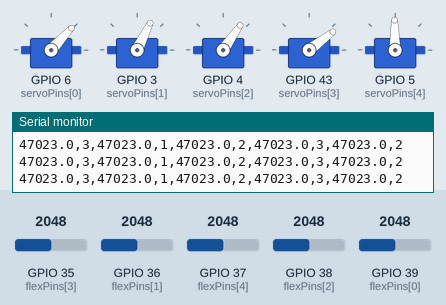
Simulated run of this sketch. Board: ESP32. Parts: 5 × servo, the last lines printed to the serial monitor. Inputs (shaded band) come from the test bench; at power-on: GPIO 36 (flexPins[1]) = 2048, GPIO 37 (flexPins[4]) = 2048, GPIO 35 (flexPins[3]) = 2048, GPIO 38 (flexPins[2]) = 2048, GPIO 39 (flexPins[0]) = 2048. Servo pulses on a pin are drawn as a servo (544–2400 µs = 0–180°).

Above: at 2.2 s.
2.3 s: GPIO 36 (flexPins[1]) set to 2257
3.8 s: GPIO 36 (flexPins[1]) set to 2364
At 4.4 s:
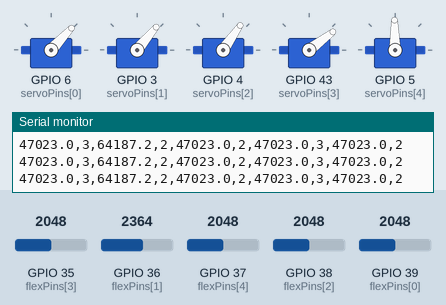
5.3 s: GPIO 37 (flexPins[4]) set to 2171
8.3 s: GPIO 37 (flexPins[4]) set to 2225
At 8.8 s:
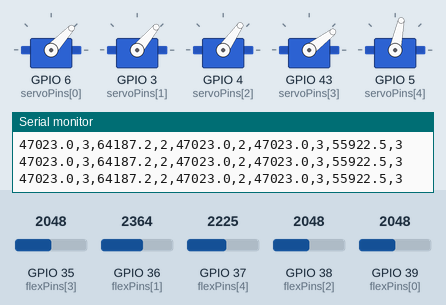
9.8 s: GPIO 35 (flexPins[3]) set to 1463
11.3 s: GPIO 35 (flexPins[3]) set to 1356
At 11.6 s:
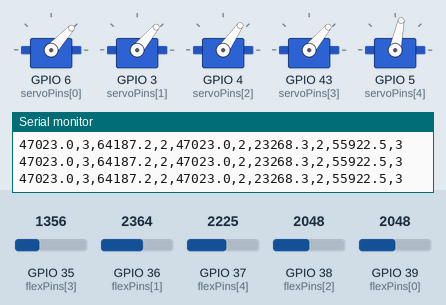
Timing chart, 0 to 13.8 s (numbered marks = the images above; inputs shaded):
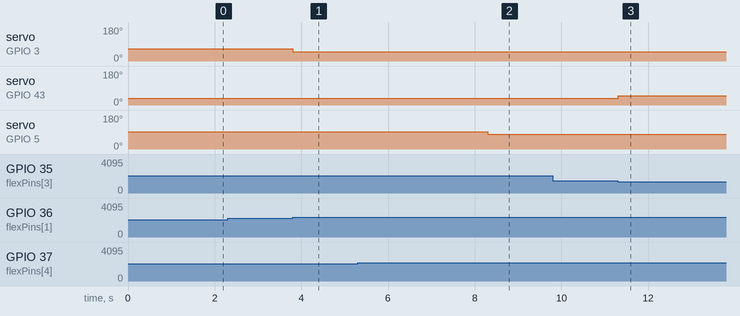

The sketch:

glove_continues_stream.ino
```cpp
#include <Arduino.h>

// ========================================================
//                  SYSTEM CONFIGURATION
// ========================================================
constexpr int NUM_FLEX = 5;
// REORDERED PINS: f0(A3), f1(A0), f2(A2), f3(A7), f4(A1)
int flexPins[NUM_FLEX] = {A3, A0, A2, A7, A1};
// Reordered servos to stay paired with their respective fingers:
int servoPins[NUM_FLEX] = {D5, D2, D3, D6, D4};
int pwmChannels[NUM_FLEX] = {0, 1, 2, 3, 4};

constexpr float R_FIXED = 47000.0f;
constexpr float V_IN = 3.3f;

// ========================================================
//        SERVO CALIBRATION (MANUAL OFFSETS)
// ========================================================
// Reordered offsets to match the new finger order
int servoOffsets[NUM_FLEX] = {90, 80, 85, 80, 120};
const int SERVO_STATES[4] = {0, -13, -27, -40};
int currentStates[NUM_FLEX] = {0, 0, 0, 0, 0};

//אצבע משולשת לתקן כיול
//זרת לתקן כיול
// לשנות זוויות בעבור אצבע המורה
// אצבע המורה לתקן כיול

// ========================================================
//        CALIBRATED THRESHOLDS & HYSTERESIS
// ========================================================
// Statistically calculated Thresholds (Reordered to match new pins)
// float THRESHOLDS[NUM_FLEX][3] = {
//   {28157.5f, 32627.5f, 42820.8f}, // f0 (A3)
//   {38406.8f, 49937.3f, 75488.9f}, // f1 (A0)
//   {20396.7f, 27556.0f, 44790.9f}, // f2 (A2)
//   {13922.7f, 17090.8f, 26576.7f}, // f3 (A7)
//   {22969.2f, 30980.6f, 47308.5f}  // f4 (A1)
// };

// // Expanded Hysteresis Matrix (Reordered to match new pins)
// float HYSTERESIS[NUM_FLEX][3] = {
//   {3310.0f,  935.5f,  9082.1f},   // f0 (A3)
//   {1878.9f, 9429.3f, 14966.5f},   // f1 (A0)
//   {1488.4f, 5537.5f, 11153.6f},   // f2 (A2)
//   { 927.4f, 2185.0f,  7134.9f},   // f3 (A7)
//   {3367.6f, 3961.3f, 12128.7f}    // f4 (A1)
// };

float THRESHOLDS[NUM_FLEX][3] = {
  {26485.3f, 32603.6f, 40369.7f}, // f0 (A3)
  {37688.6f, 53299.8f, 77914.6f}, // f1 (A0)
  {20447.2f, 30992.2f, 46028.6f}, // f2 (A2)
  {15006.7f, 20655.7f, 29523.2f}, // f3 (A7)
  {23089.4f, 33341.3f, 46980.6f}  // f4 (A1)
};

float HYSTERESIS[NUM_FLEX][3] = {
  {3169.5f, 1543.5f, 4551.7f}, // f0 (A3)
  {6214.7f, 7303.7f, 14451.8f}, // f1 (A0)
  {3850.7f, 5570.2f, 7433.3f}, // f2 (A2)
  {2289.7f, 2777.2f, 5202.9f}, // f3 (A7)
  {4388.2f, 4579.6f, 7535.8f}  // f4 (A1)
};
// ========================================================

void setup() {
  Serial.begin(115200);
  while (!Serial);

  for(int i = 0; i < NUM_FLEX; i++) {
    ledcSetup(pwmChannels[i], 50, 14);
    ledcAttachPin(servoPins[i], pwmChannels[i]);
  }
  delay(1000);
}

void setServoAngle(int channel, int angle) {
  int duty = map(angle, 0, 180, 410, 1966);
  ledcWrite(channel, duty);
}

int getQuantizedState(float r, int fingerIndex) {
  int state = currentStates[fingerIndex];

  // Look UP a state, using the hysteresis for the current gap
  while (state < 3 && r > (THRESHOLDS[fingerIndex][state] + HYSTERESIS[fingerIndex][state])) {
      state++;
  }
  // Look DOWN a state, using the hysteresis for the gap below
  while (state > 0 && r < (THRESHOLDS[fingerIndex][state - 1] - HYSTERESIS[fingerIndex][state - 1])) {
      state--;
  }
  return state;
}

void loop() {
  for (int i = 0; i < NUM_FLEX; i++) {
    long sum = 0;
    for (int k = 0; k < 5; k++) {
      sum += analogRead(flexPins[i]);
    }

    float v = (sum / 5.0f) * (V_IN / 4095.0f);
    float r = 0.0f;

    // Hardware safety to prevent inf
    if (v > 0.01f) {
      if (v >= V_IN - 0.01f) {
        r = 1000000.0f;
      } else {
        r = R_FIXED * (v / (V_IN - v));
      }
    }

    int newState = getQuantizedState(r, i);
    currentStates[i] = newState;

    // --- APPLY OFFSET AND CONSTRAIN ---
    int baseAngle = SERVO_STATES[currentStates[i]];
    int calibratedAngle = baseAngle + servoOffsets[i];

    // Prevent the angle from exceeding physical limits (0 to 180 degrees)
    calibratedAngle = constrain(calibratedAngle, 0, 180);

    setServoAngle(pwmChannels[i], calibratedAngle);

    // Stream Resistance AND State
    Serial.print(r, 1);
    Serial.print(",");
    Serial.print(currentStates[i]);

    if (i < NUM_FLEX - 1) {
      Serial.print(",");
    }
  }

  Serial.println();
  delay(20);
}
```

Measured:
- the behaviour switches between 2306 and 2307 on GPIO 36 (flexPins[1]) (found by bisection; images 0 and 1)
- the behaviour switches between 2199 and 2200 on GPIO 37 (flexPins[4]) (found by bisection; images 1 and 2)
- the behaviour switches between 1397 and 1396 on GPIO 35 (flexPins[3]) (found by bisection; images 2 and 3)
- after the input at 3.8 s, servo on GPIO 3 (servoPins[1]): 64° → 50° at once
- after the input at 8.3 s, servo on GPIO 5 (servoPins[4]): 91° → 78° at once
- after the input at 11.3 s, servo on GPIO 43 (servoPins[3]): 37° → 50° at once
